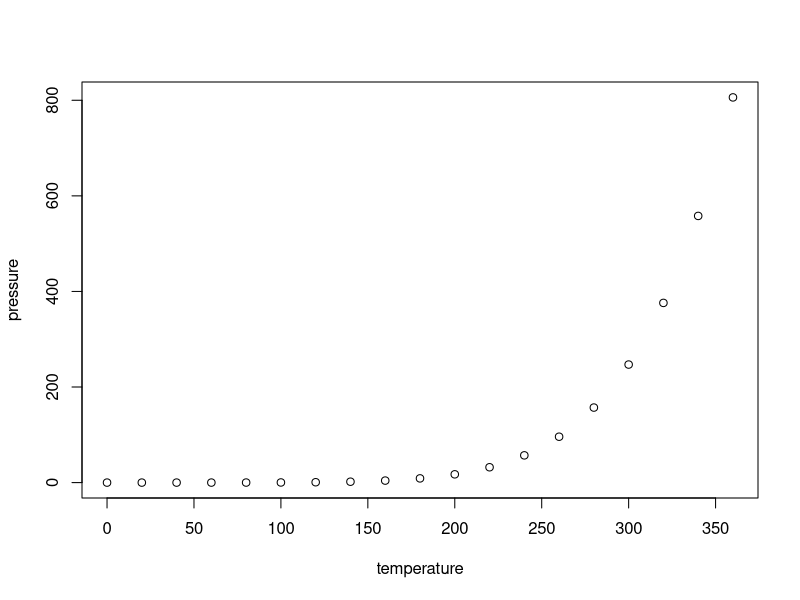
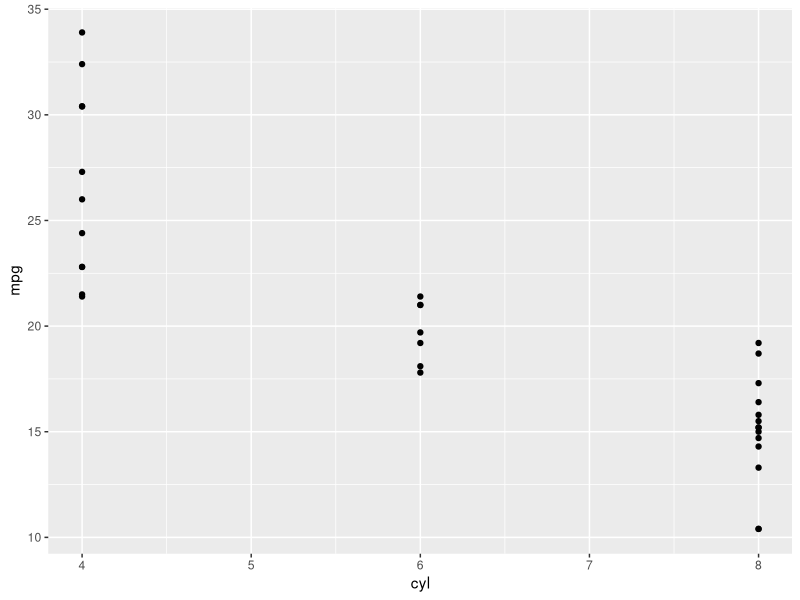
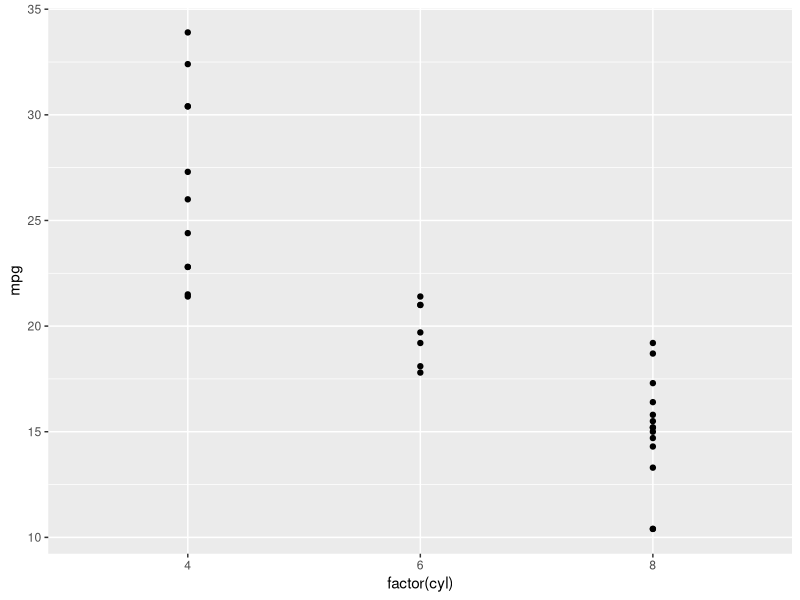
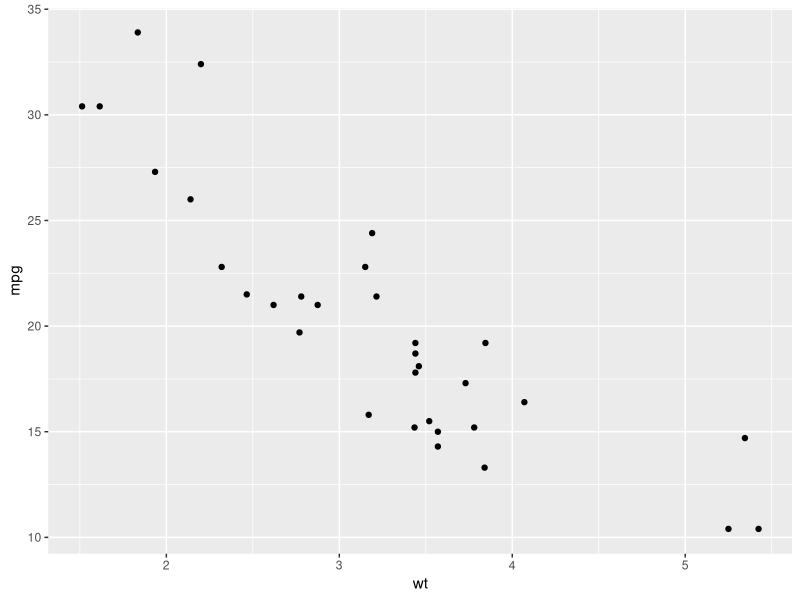
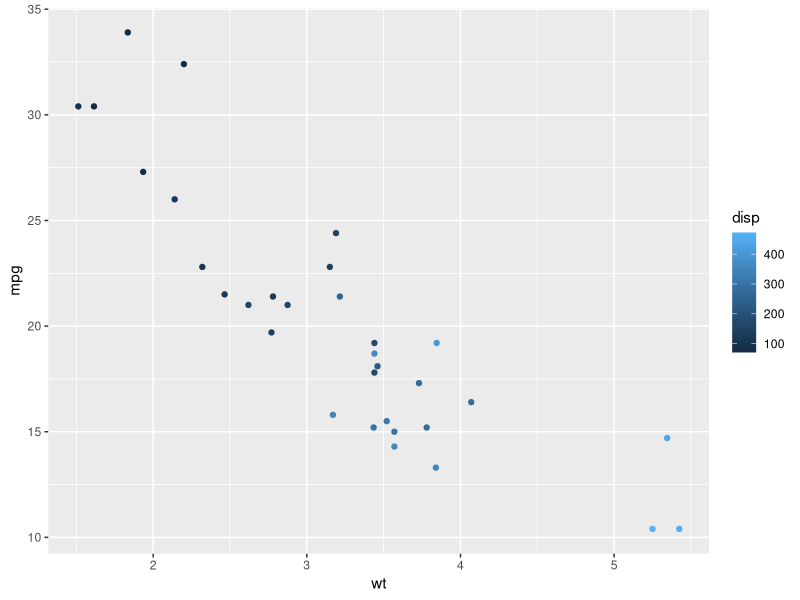
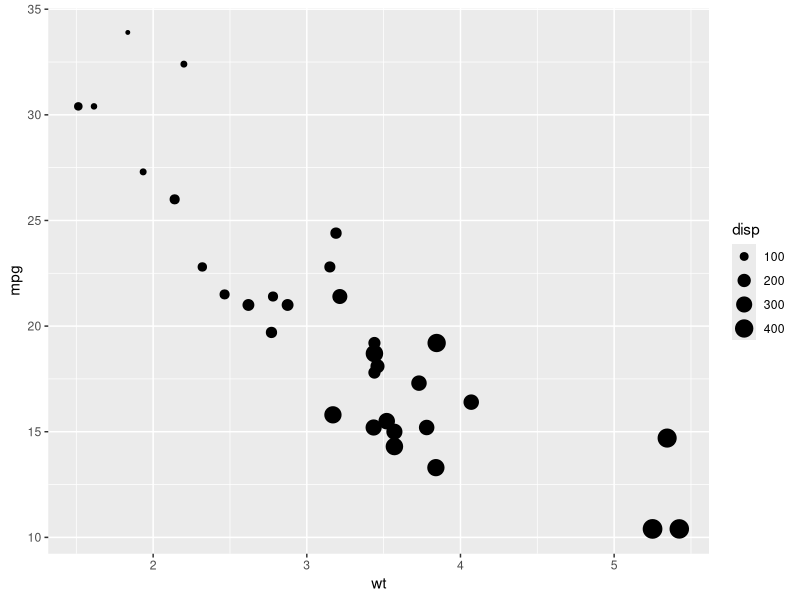
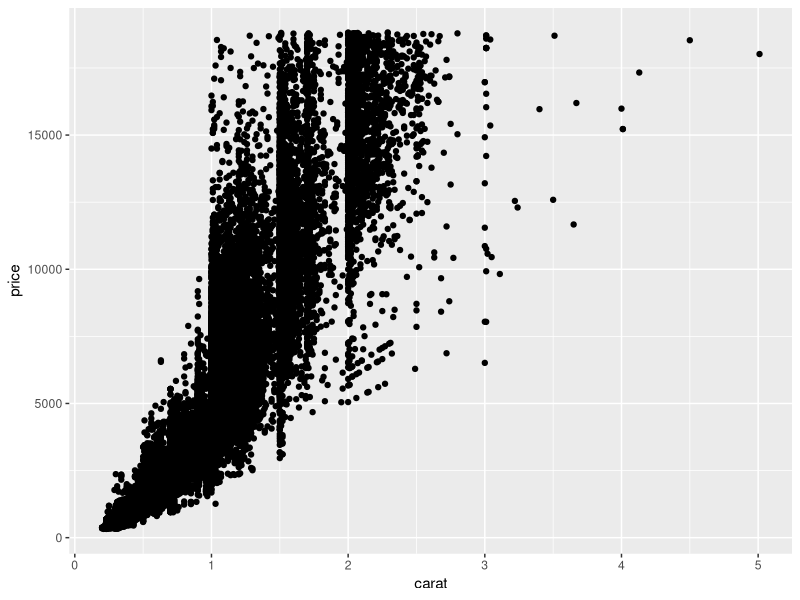
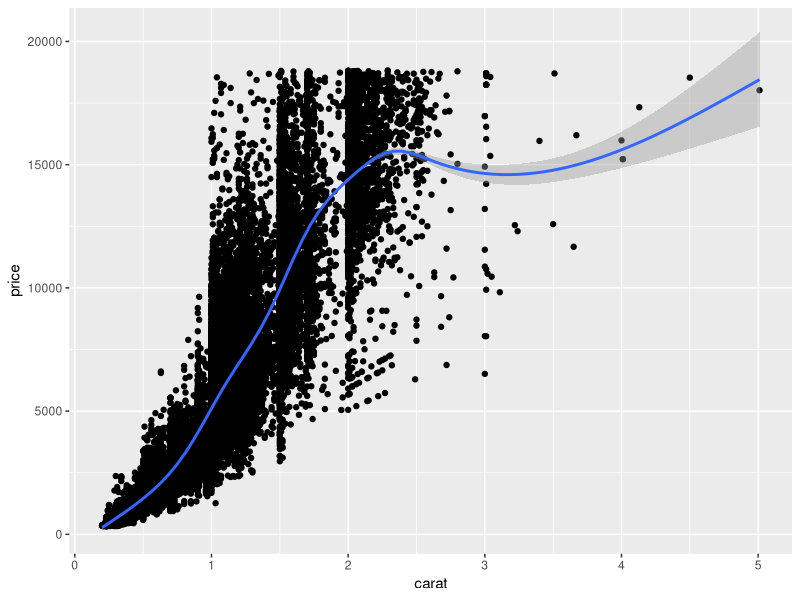

Here is the R script that generated these plots, in order: (Note: this script raises an error after producing the figures.)
## ---- chunk 1
knitr::opts_chunk$set(echo = TRUE)
## ---- chunk 2
summary(cars)
## ---- chunk 3
plot(pressure)
## ---- chunk 4
##Exploring ggplot2, part 1

# Load the ggplot2 package
library(ggplot2)

# Explore the mtcars data frame with str()
str(mtcars)

# Execute the following command
ggplot(mtcars, aes(x = cyl, y = mpg)) +
  geom_point()

## ---- chunk 5
##Exploring ggplot2, part 2

# Load the ggplot2 package
library(ggplot2)

# Change the command below so that cyl is treated as factor
ggplot(mtcars, aes(x = factor(cyl), y = mpg)) +
  geom_point()
## ---- chunk 6
##Exploring ggplot2, part 3
#aes means aesthetics

# A scatter plot has been made for you
ggplot(mtcars, aes(x = wt, y = mpg)) +
  geom_point()

# Replace ___ with the correct column
ggplot(mtcars, aes(x = wt, y = mpg, color = disp)) +
  geom_point()

# Replace ___ with the correct column
ggplot(mtcars, aes(x = wt, y = mpg, size = disp)) +
  geom_point()

## ---- chunk 7
##Understanding variables

# A continuous variable can not be mapped to shape', means that shape doesn't exist on a continuous scale here
## ---- chunk 8
##Exploring ggplot2, part 4

# Explore the diamonds data frame with str()
str(diamonds)

# Add geom_point() with +
ggplot(diamonds, aes(x = carat, y = price))+ geom_point()


# Add geom_point() and geom_smooth() with +
ggplot(diamonds, aes(x = carat, y = price)) +
geom_point() +
geom_smooth()

# use the + operator to add geom stuff
# geom_point() will tell ggplot 2 to draw points on the plot
# geom_smooth() will draw a smoothed line over (eg, stacks over the geom_point() for this exercise and draws a smoothed line over the points)

## ---- chunk 9
# 1 - The plot you created in the previous exercise
ggplot(diamonds, aes(x = carat, y = price)) +
  geom_point() +
  geom_smooth()

# 2 - Copy the above command but show only the smooth line, color according to clarity
ggplot(diamonds, aes(x = carat, y = price, color = clarity)) +
geom_smooth()


# 3 - Copy the above command and assign the correct value to col in aes()
ggplot(diamonds, aes(x = carat, y = price, color = clarity)) +
geom_smooth()


# 4 - Keep the color settings from previous command. Plot only the points with argument alpha. Plot 4 - Draw translucent colored points.
#Copy the ggplot() command from plot 3 (with clarity mapped to color).
#Remove the smooth layer.
#Add the points layer back in.
#Set alpha = 0.4 inside geom_point(). This will make the points 60% transparent/40% visible.
ggplot(diamonds, aes(x = carat, y = price, color = clarity)) +
geom_point(alpha = 0.4)

## ---- chunk 10
##Understanding the grammer, part 1

# Create the object containing the data and aes layers: dia_plot
dia_plot <- ggplot(diamonds, aes(x = carat, y = price))

# Add a geom layer with + and geom_point()
dia_plot + geom_point()

# Add the same geom layer, but with aes() inside
dia_plot + geom_point(aes(color = clarity))

## ---- chunk 11
##Understanding the grammer, part 2
# if you don't want error shading, you can set se = FALSE in eg. geom_smooth()

# 1 - The dia_plot object has been created for you
dia_plot <- ggplot(diamonds, aes(x = carat, y = price))

# 2 - Expand dia_plot by adding geom_point() with alpha set to 0.2
dia_plot <- dia_plot + geom_point(alpha = 0.2)

# 3 - Plot dia_plot with additional geom_smooth() with se set to FALSE
dia_plot + geom_smooth(se = FALSE)

# 4 - Copy the command from above and add aes() with the correct mapping to geom_smooth()
dia_plot + geom_smooth(aes(color = clarity), se = FALSE)
## ---- chunk 12
##base package and ggplot2, part 1 - plot

# Plot the correct variables of mtcars
plot(mtcars$wt, mtcars$mpg, col = mtcars$cyl)

# Change cyl inside mtcars to a factor
mtcars$fcyl <- as.factor(mtcars$cyl)

# Make the same plot as in the first instruction
plot(mtcars$wt, mtcars$mpg, col = mtcars$fcyl)
## ---- chunk 13
##base package and ggplot2, part 2 -lm

# if you want to add a linear model to your plot, you can define it with lm() and then plot the resulting linear model with abline(). 

# lapply() applies the function it was given to each element of the vector and returns the results in a list. 

# Use lm() to calculate a linear model and save it as carModel
carModel <- lm(mpg ~ wt, data = mtcars)

# Basic plot
mtcars$cyl <- as.factor(mtcars$cyl)
plot(mtcars$wt, mtcars$mpg, col = mtcars$cyl)

# Call abline() with carModel as first argument and set lty to 2
abline(carModel, lty = 2)

# Plot each subset efficiently with lapply
# You don't have to edit this code
plot(mtcars$wt, mtcars$mpg, col = mtcars$cyl)
lapply(mtcars$cyl, function(x) {
  abline(lm(mpg ~ wt, mtcars, subset = (cyl == x)), col = x)
  })

# This code will draw the legend of the plot
# You don't have to edit this code
legend(x = 5, y = 33, legend = levels(mtcars$cyl),
       col = 1:3, pch = 1, bty = "n")

## ---- chunk 14
## base package and ggplot2, part 3

# Convert cyl to factor (don't need to change)
mtcars$cyl <- as.factor(mtcars$cyl)

# Example from base R (don't need to change)
plot(mtcars$wt, mtcars$mpg, col = mtcars$cyl)
abline(lm(mpg ~ wt, data = mtcars), lty = 2)
lapply(mtcars$cyl, function(x) {
  abline(lm(mpg ~ wt, mtcars, subset = (cyl == x)), col = x)
  })
legend(x = 5, y = 33, legend = levels(mtcars$cyl),
       col = 1:3, pch = 1, bty = "n")

# Plot 1: add geom_point() to this command to create a scatter plot
ggplot(mtcars, aes(x = wt, y = mpg, col = cyl)) +
  geom_point()

# Plot 2: include the lines of the linear models, per cyl
ggplot(mtcars, aes(x = wt, y = mpg, col = cyl)) +
  geom_point() +
  geom_smooth(method = "lm", se = FALSE)

# Plot 3: include a lm for the entire dataset in its whole
ggplot(mtcars, aes(x = wt, y = mpg, col = cyl)) +
  geom_point() +
  geom_smooth(method = "lm", se = FALSE) +
  geom_smooth(aes(group = 1), method = "lm", se = FALSE, linetype = 2)

## ---- chunk 15
# Consider the structure of iris, iris.wide and iris.tidy (in that order)
str(iris)
str(iris.wide)
str(iris.tidy)

# Think about which dataset you would use to get the plot shown right
# Fill in the ___ to produce the plot given to the right
ggplot(iris.tidy, aes(x = Species, y = Value, col = Part)) +
  geom_jitter() +
  facet_grid(. ~ Measure)
## ---- chunk 16
## Variables to visuals, part 1b
# convert tidyr package to convert the dataframe iris to iris.tidy
# gather() moves information from the columns to rows, It takes multiple columns and gathers them into a single column by adding rows. It rearranges the data frame by specifying columns that are categorical variiables with a - notation

# separate() function splits one column into two or more columns according to a pattern you define

# Load the tidyr package
library(tidyr)

# Fill in the ___ to produce to the correct iris.tidy dataset
iris.tidy <- iris %>%
  gather(key, Value, -Species) %>%
  separate(key, c("Part", "Measure"), "\\.")

## ---- chunk 17
## Variables to visuals, part 2
# The 3 data frames (iris, iris.wide and iris.tidy) are available in your environment
# Execute head() on iris, iris.wide and iris.tidy (in that order)
head(iris)
head(iris.wide)
head(iris.tidy)

#  Species Sepal.Length Sepal.Width Petal.Length Petal.Width
#1  setosa          5.1         3.5          1.4         0.2
#2  setosa          4.9         3.0          1.4         0.2
#3  setosa          4.7         3.2          1.3         0.2
#4  setosa          4.6         3.1          1.5         0.2
#5  setosa          5.0         3.6          1.4         0.2
#6  setosa          5.4         3.9          1.7         0.4
#> head(iris.wide)
#  Species  Part Length Width
#1  setosa Petal    1.4   0.2
#2  setosa Petal    1.4   0.2
#3  setosa Petal    1.3   0.2
#4  setosa Petal    1.5   0.2
#5  setosa Petal    1.4   0.2
#6  setosa Petal    1.7   0.4
#> head(iris.tidy)
#  Species  Part Measure Value
#1  setosa Sepal  Length   5.1
#2  setosa Sepal  Length   4.9
#3  setosa Sepal  Length   4.7
#4  setosa Sepal  Length   4.6
#5  setosa Sepal  Length   5.0
#6  setosa Sepal  Length   5.4

# Think about which dataset you would use to get the plot shown right
# Fill in the ___ to produce the plot given to the right
ggplot(iris.wide, aes(x = Length, y = Width, color = Part)) +
  geom_jitter() +
  facet_grid(. ~ Species)

## ---- chunk 18
## Variables to visuals, part 2b
# Load the tidyr package
library(tidyr)

# Add column with unique ids (don't need to change)
#Before you begin, you need to add a new column called Flower that contains a unique identifier for each row in the data frame. This is because you'll rearrange the data frame afterwards and you need to keep track of which row, or which specific flower, each value came from. It's done for you, no need to add anything yourself.

iris$Flower <- 1:nrow(iris)

# Fill in the ___ to produce to the correct iris.wide dataset
#The last step is to use spread() to distribute the new Measure column and associated value column into two columns.

iris.wide <- iris %>%
  gather(key, value, -Species, -Flower) %>%
  separate(key, c("Part", "Measure"), "\\.") %>%
  spread(Measure, value)


## ---- chunk 19
#All about aesthetics, part 1

# In this chapter, can consider these aes() x, y, color, fill, size, alpha, labels, shape

# 1 - Map mpg to x and cyl to y
ggplot(mtcars, aes(x = mpg, y = cyl)) +
  geom_point()
  
# 2 - Reverse: Map cyl to x and mpg to y
ggplot(mtcars, aes(x = cyl, y = mpg)) +
  geom_point()

# 3 - Map wt to x, mpg to y and cyl to col
ggplot(mtcars, aes(x = wt, y = mpg, col = cyl)) +
  geom_point()

# 4 - Change shape and size of the points in the above plot
ggplot(mtcars, aes(x = wt, y = mpg, col = cyl)) +
  geom_point(shape = 1, size = 4)


## ---- chunk 20
## All about aesthetics, part 2
#Which shape to use? The default geom_point() uses shape = 19 (a solid circle with an outline the same colour as the inside). Good alternatives are shape = 1 (hollow) and shape = 16 (solid, no outline). These all use the col aesthetic (don't forget to set alpha for solid points).

#A really nice alternative is shape = 21 which allows you to use both fill for the inside and col for the outline! This is a great little trick for when you want to map two aesthetics to a dot.

# am and cyl are factors, wt is numeric
class(mtcars$am)
class(mtcars$cyl)
class(mtcars$wt)

# From the previous exercise
ggplot(mtcars, aes(x = wt, y = mpg, col = cyl)) +
  geom_point(shape = 1, size = 4)

# 1 - Map cyl to fill
ggplot(mtcars, aes(x = wt, y = mpg, fill = cyl)) +
  geom_point(shape = 1, size = 4)


# 2 - Change shape and alpha of the points in the above plot
ggplot(mtcars, aes(x = wt, y = mpg, fill = cyl)) +
  geom_point(shape = 21, size = 4, alpha = 0.6)


# 3 - Map am to col in the above plot
ggplot(mtcars, aes(x = wt, y = mpg, col = am, fill = cyl)) +
  geom_point(shape = 21, size = 4, alpha = 0.6)


## ---- chunk 21
## All about aesthetics, part 3

# Map cyl to size
ggplot(mtcars, aes(x = wt, y = mpg, size = cyl)) +
geom_point()


# Map cyl to alpha
ggplot(mtcars, aes(x = wt, y = mpg, alpha = cyl)) +
geom_point()


# Map cyl to shape 
ggplot(mtcars, aes(x = wt, y = mpg, shape = cyl)) +
geom_point()


# Map cyl to label
ggplot(mtcars, aes(x = wt, y = mpg, label = cyl)) +
geom_text()

## ---- chunk 22
##All about attributes, part 1

#A word about shapes: In the exercise "All about aesthetics, part 2", you saw that shape = 21 results in a point that has a fill and an outline. Shapes in R can have a value from 1-25. Shapes 1-20 can only accept a color aesthetic, but shapes 21-25 have both a color and a fill aesthetic. See the pch argument in par() for further discussion.

#A word about hexadecimal colours: Hexadecimal, literally "related to 16", is a base-16 alphanumeric counting system. Individual values come from the ranges 0-9 and A-F. This means there are 256 possible two-digit values (i.e. 00 - FF). Hexadecimal colours use this system to specify a six-digit code for Red, Green and Blue values ("#RRGGBB") of a colour (i.e. Pure blue: "#0000FF", black: "#000000", white: "#FFFFFF"). R can accept hex codes as valid colours.

# Define a hexadecimal color
my_color <- "#4ABEFF"

# Draw a scatter plot with color *aesthetic*
ggplot(mtcars, aes(x = wt, y = mpg, color = cyl)) +
geom_point()


# Same, but set color *attribute* in geom layer 
ggplot(mtcars, aes(x = wt, y = mpg, color = cyl)) +
geom_point(color = my_color)




# Set the fill aesthetic; color, size and shape attributes
ggplot(mtcars, aes(x = wt, y = mpg, fill = cyl)) +
geom_point(size = 10, shape = 23, color = my_color)


## ---- chunk 23
##All about attributes, part 2

# Expand to draw points with alpha 0.5
ggplot(mtcars, aes(x = wt, y = mpg, fill = cyl)) +
geom_point(alpha = 0.5)

  
# Expand to draw points with shape 24 and color yellow
ggplot(mtcars, aes(x = wt, y = mpg, fill = cyl)) +
geom_point(shape = 24, color = "yellow")

  
# Expand to draw text with label rownames(mtcars) and color red
ggplot(mtcars, aes(x = wt, y = mpg, fill = cyl)) + 
geom_text(color = "yellow", label = rownames(mtcars))
## ---- chunk 24
# Map mpg onto x, qsec onto y and factor(cyl) onto col (3 aesthetics):
ggplot(mtcars, aes(x = mpg, y = qsec, col = factor(cyl))) +
  geom_point()

# Add mapping: factor(am) onto shape (now 4 aesthetics):
ggplot(mtcars, aes(x = mpg, y = qsec, col = factor(cyl), shape = factor(am))) +
  geom_point()

# Add mapping: (hp/wt) onto size (now 5 aesthetics):
ggplot(mtcars, aes(x = mpg, y = qsec, col = factor(cyl), shape = factor(am), size = (hp/wt))) +
  geom_point()

## ---- chunk 25
# The base layer, cyl.am, is available for you
# Add geom (position = "stack" by default)
cyl.am + 
  geom_bar()

# Fill - show proportion
cyl.am + 
  geom_bar(position = "fill")  

# Dodging - principles of similarity and proximity
cyl.am +
  geom_bar(position = "dodge") 

# Clean up the axes with scale_ functions
val = c("#E41A1C", "#377EB8")
lab = c("Manual", "Automatic")
cyl.am +
  geom_bar(position = "dodge") +
  scale_x_discrete("Cylinders") + 
  scale_y_continuous("Number") +
  scale_fill_manual("Transmission", 
                    values = val,
                    labels = lab) 
## ---- chunk 26
##Setting a dummy aesthetic
# in the base package, you can make univariate plots with stripchart() (it will take care of a fake y axis)

# 1 - Create jittered plot of mtcars, mpg onto x, 0 onto y
ggplot(mtcars, aes(x = mpg, y = 0)) +
  geom_jitter()

# 2 - Add function to change y axis limits
ggplot(mtcars, aes(x = mpg, y = 0)) +
  geom_jitter() + 
  scale_y_continuous(limits = c(-2,2))
                     
                     
## ---- chunk 27
##Overplotting 1 - Point shape and transparency
# Basic scatter plot: wt on x-axis and mpg on y-axis; map cyl to col
ggplot(mtcars, aes(x = wt, y = mpg, color = cyl)) + 
  geom_point(size = 4)


# Hollow circles - an improvement
ggplot(mtcars, aes(x = wt, y = mpg, color = cyl)) + 
geom_point(size = 4, shape = 1)


# Add transparency - very nice
ggplot(mtcars, aes(x = wt, y = mpg, color = cyl)) + 
  geom_point(size = 4, alpha = 0.6)
## ---- chunk 28
##Overplotting 2 - alpha with large datasets
# Scatter plot: carat (x), price (y), clarity (color)
ggplot(diamonds, aes(x = carat, y = price, color = clarity)) +
geom_point()


# Adjust for overplotting
ggplot(diamonds, aes(x = carat, y = price, color = clarity)) +
geom_point(alpha = 0.5)


# Scatter plot: clarity (x), carat (y), price (color)
ggplot(diamonds, aes(x = clarity, y = carat, color = price)) +
geom_point(alpha = 0.5)


# Dot plot with jittering
ggplot(diamonds, aes(x = clarity, y = carat, color = price)) +
geom_point(alpha = 0.5, position = "jitter")

## ---- chunk 29
## Scatter plots and jittering
# Shown in the viewer:
ggplot(mtcars, aes(x = cyl, y = wt)) +
  geom_point()

# Solutions:
# 1 - With geom_jitter()
ggplot(mtcars, aes(x = cyl, y = wt)) +
  geom_jitter()

# 2 - Set width in geom_jitter()
ggplot(mtcars, aes(x = cyl, y = wt)) +
  geom_jitter(width = 0.1)

# 3 - Set position = position_jitter() in geom_point() ()
ggplot(mtcars, aes(x = cyl, y = wt)) +
  geom_point(position = position_jitter(0.1))
## ---- chunk 30
## Scatter plots and jittering (2)

# Examine the structure of Vocab
str(Vocab)

# Basic scatter plot of vocabulary (y) against education (x). Use geom_point()
ggplot(Vocab, aes(x = education, y = vocabulary))+
geom_point()


# Use geom_jitter() instead of geom_point()
ggplot(Vocab, aes(x = education, y = vocabulary))+
geom_jitter()


# Using the above plotting command, set alpha to a very low 0.2
ggplot(Vocab, aes(x = education, y = vocabulary))+
geom_jitter(alpha = 0.2)


# Using the above plotting command, set the shape to 1
ggplot(Vocab, aes(x = education, y = vocabulary))+
geom_jitter(alpha = 0.2, shape = 1)

## ---- chunk 31
##Histograms
#for geom_histogram() stat = "bin" is default, bindwidth = range/30
#geom_histrogram() only needs one aestheitc: x. ..count.. is mapped to the y axis. calls ..count.. from this internal dtaframe.  can use ..density.. to access information - the proportional frequency of this bin in relation to the whole data set

# 1 - Make a univariate histogram
ggplot(mtcars, aes(x = mpg)) +
geom_histogram()
# 2 - Plot 1, plus set binwidth to 1 in the geom layer
ggplot(mtcars, aes(x = mpg)) +
geom_histogram(binwidth = 1)


# 3 - Plot 2, plus MAP ..density.. to the y aesthetic (i.e. in a second aes() function)
ggplot(mtcars, aes(x = mpg)) +
 geom_histogram(binwidth = 1, aes(y = ..density..))


# 4 - plot 3, plus SET the fill attribute to "#377EB8"
ggplot(mtcars, aes(x = mpg)) +
geom_histogram(binwidth = 1, fill = "#377EB8", aes(y = ..density..))
## ---- chunk 32
#Position - the layout of the plots can look different 
#stack: place the bars on top of each other, counts are use (default position)
#fill - place the bars on top of each other, but this time use proportions. Fill up the entire y axis
#dodge - place the bars next to each other. Counts are used.

# Draw a bar plot of cyl, filled according to am
ggplot(mtcars, aes(x = cyl, fill = am)) +
  geom_bar()

# Change the position argument to stack
ggplot(mtcars, aes(x = cyl, fill = am)) +
  geom_bar(position = "stack")


# Change the position argument to fill
ggplot(mtcars, aes(x = cyl, fill = am)) +
  geom_bar(position = "fill")


# Change the position argument to dodge
ggplot(mtcars, aes(x = cyl, fill = am)) +
  geom_bar(position = "dodge")
## ---- chunk 33
##Overlapping bar plots
# 1 - The last plot form the previous exercise
ggplot(mtcars, aes(x = cyl, fill = am)) +
  geom_bar(position = "dodge")

# 2 - Define posn_d with position_dodge()
posn_d <- position_dodge(width = 0.2)

# 3 - Change the position argument to posn_d
ggplot(mtcars, aes(x = cyl, fill = am)) +
  geom_bar(position = posn_d)


# 4 - Use posn_d as position and adjust alpha to 0.6
ggplot(mtcars, aes(x = cyl, fill = am)) +
  geom_bar(position = posn_d, alpha = 0.6)

## ---- chunk 34
##Overlapping histograms
# A basic histogram, add coloring defined by cyl
ggplot(mtcars, aes(mpg, fill = cyl)) +
  geom_histogram(binwidth = 1)

# Change position to identity
ggplot(mtcars, aes(mpg, fill = cyl)) +
  geom_histogram(binwidth = 1, position = "identity")


# Change geom to freqpoly (position is identity by default)
ggplot(mtcars, aes(mpg, color = cyl)) +
  geom_freqpoly(binwidth = 1, position = "identity")

## ---- chunk 35
##Bar plots with color ramp, part 1

#ordinal datasets

#?brewer.pal  scale_fill_brewer()

# Example of how to use a brewed color palette
ggplot(mtcars, aes(x = cyl, fill = am)) +
  geom_bar() +
  scale_fill_brewer(palette = "Set1")

# Use str() on Vocab to check out the structure
str(Vocab)

# Plot education on x and vocabulary on fill
# Use the default brewed color palette

ggplot(Vocab, aes(x = education, fill = vocabulary)) +
  geom_bar(position = "fill") +
  scale_fill_brewer()

## ---- chunk 36
##Bar plots with color ramp, part 2

#use a function called colorRampPalette() to create a color palette that can generate all the colors I need

#the input is a character vector of 2 or more colour values, eg. "#FFFFFF" (white) and "#0000FF" (pure blue). 

# Final plot of last exercise
ggplot(Vocab, aes(x = education, fill = vocabulary)) +
  geom_bar(position = "fill") +
  scale_fill_brewer()

# Definition of a set of blue colors
blues <- brewer.pal(9, "Blues") # from the RColorBrewer package

# 1 - Make a color range using colorRampPalette() and the set of blues
blue_range <- colorRampPalette(blues)

# 2 - Use blue_range to adjust the color of the bars, use scale_fill_manual()
ggplot(Vocab, aes(x = education, fill = vocabulary)) +
  geom_bar(position = "fill") +
  scale_fill_manual(values = blue_range(11))
## ---- chunk 37
##Overlapping histograms (2)

# 1 - Basic histogram plot command
ggplot(mtcars, aes(mpg)) +
  geom_histogram(binwidth = 1)

# 2 - Plot 1, Expand aesthetics: am onto fill
ggplot(mtcars, aes(mpg, fill = am)) +
  geom_histogram(binwidth = 1)


# 3 - Plot 2, change position = "dodge"
ggplot(mtcars, aes(mpg, fill = am)) +
  geom_histogram(binwidth = 1, position = "dodge")


# 4 - Plot 3, change position = "fill"
ggplot(mtcars, aes(mpg, fill = am)) +
  geom_histogram(binwidth = 1, position = "fill")


# 5 - Plot 4, plus change position = "identity" and alpha = 0.4
ggplot(mtcars, aes(mpg, fill = am)) +
  geom_histogram(binwidth = 1, position = "identity", alpha = 0.4)


# 6 - Plot 5, plus change mapping: cyl onto fill
ggplot(mtcars, aes(mpg, fill = cyl)) +
  geom_histogram(binwidth = 1, position = "identity", alpha = 0.4)

## ---- chunk 38
##Line plots
# Print out head of economics
head(economics)

# Plot unemploy as a function of date using a line plot
ggplot(economics, aes(x = date, y = unemploy)) +
geom_line()


# Adjust plot to represent the fraction of total population that is unemployed
ggplot(economics, aes(x = date, y = unemploy/pop)) +
geom_line()

## ---- chunk 39
##Periods of recession
#geom_rect() to draw rectangles

# Basic line plot
ggplot(economics, aes(x = date, y = unemploy/pop)) +
  geom_line()

# Expand the following command with geom_rect() to draw the recess periods
ggplot(economics, aes(x = date, y = unemploy/pop)) +
  geom_rect(data = recess,
         aes(xmin = begin, xmax = end, ymin = -Inf, ymax = +Inf),
         inherit.aes = FALSE, fill = "red", alpha = 0.2) +
  geom_line()

## ---- chunk 40
##Multiple time series, part 1
# Check the structure as a starting point
str(fish.species)

# Use gather to go from fish.species to fish.tidy
fish.tidy <- gather(fish.species, Species, Capture, -Year)

## ---- chunk 41
##Multiple time series, part 2
 # Recreate the plot shown on the right
#can use str() on fish.tidy to see the variables.

ggplot(fish.tidy, aes(x = Year, y = Capture, color = Species)) +
  geom_line()

## ---- chunk 42
##Using qplot
#gplot() allows for quick and dirty plots

# The old way (shown)
plot(mpg ~ wt, data = mtcars) # formula notation
with(mtcars, plot(wt, mpg)) # x, y notation

# Using ggplot:
ggplot(mtcars, aes(x = wt, y = mpg)) +
  geom_point()

# Using qplot:
qplot(wt, mpg, data = mtcars)
## ---- chunk 43
##Using aesthetics
#have to wrap the variable name in a factor() function to convert to a categorical variable

# basic qplot scatter plot:
qplot(wt, mpg, data = mtcars)

# Categorical variable mapped onto size:
# cyl
qplot(wt, mpg, data = mtcars, size = factor(cyl))

# gear
qplot(wt, mpg, data = mtcars, size = factor(gear))

# Continuous variable mapped onto col:
# hp
qplot(wt, mpg, data = mtcars, color = hp)

# qsec
qplot(wt, mpg, data = mtcars, color = qsec)
## ---- chunk 44
#Choosing geoms, part 1 - how does gplot chooose???? which geom to use
# qplot() with x only
qplot(factor(cyl), data = mtcars)
#there was no y axis so it turned into a bar graph

# qplot() with x and y
qplot(factor(cyl), factor(vs), data = mtcars)

# qplot() with geom set to jitter manually
qplot(factor(cyl), factor(vs), data = mtcars, geom = "jitter")
## ---- chunk 45
#Choosing geoms, part 2 -dotplot
#Scatter plots: Continous x, continous y
#Dot plots: categorical x, continous y
# cyl and am are factors, wt is numeric
class(mtcars$cyl)
class(mtcars$am)
class(mtcars$wt)

# "Basic" dot plot, with geom_point():
ggplot(mtcars, aes(cyl, wt, col = am)) +
  geom_point(position = position_jitter(0.2, 0))

# 1 - "True" dot plot, with geom_dotplot():
ggplot(mtcars, aes(cyl, wt, fill = am)) +
  geom_dotplot(binaxis = "y", stackdir = "center")

# 2 - qplot with geom "dotplot", binaxis = "y" and stackdir = "center"
qplot(
  cyl, wt,
  data = mtcars,
  fill = am,
  geom = "dotplot",
  binaxis = "y",
  stackdir = "center"
)
## ---- chunk 46
## chicken weight
# ChickWeight is available in your workspace
# 1 - Check out the head of ChickWeight
head(ChickWeight)

# 2 - Basic line plot
ggplot(ChickWeight, aes(x = Time, y = weight)) +
  geom_line(aes(group = Chick))
#this looks so hectic

# 3 - Take plot 2, map Diet onto col.
ggplot(ChickWeight, aes(x = Time, y = weight, color = Diet)) +
  geom_line(aes(group = Chick))
#makes it colorful

# 4 - Take plot 3, add geom_smooth()
ggplot(ChickWeight, aes(x = Time, y = weight, color = Diet)) +
  geom_line(aes(group = Chick, alpha = 0.3)) +
  geom_smooth(lwd = 2, se = FALSE)

## ---- chunk 47
##Titanic
# titanic is avaliable in your workspace
# 1 - Check the structure of titanic
str(titanic)

# 2 - Use ggplot() for the first instruction
ggplot(titanic, aes(x = Pclass, fill = Sex)) +
  geom_bar(position = "dodge")

# 3 - Plot 2, add facet_grid() layer
ggplot(titanic, aes(x = Pclass, fill = Sex)) +
  geom_bar(position = "dodge") +
  facet_grid(. ~ Survived)

# 4 - Define an object for position jitterdodge, to use below
posn.jd <- position_jitterdodge(0.5, 0, 0.6)

# 5 - Plot 3, but use the position object from instruction 4
ggplot(titanic, aes(x = Pclass,, y = Age, color = Sex)) +
  geom_point(position = posn.jd, size = 3, alpha = 0.5) +
  facet_grid(. ~ Survived)

#sometimes you have to map to fill instead of color - for scatter plots you use color, for bar graphs you use fill?


